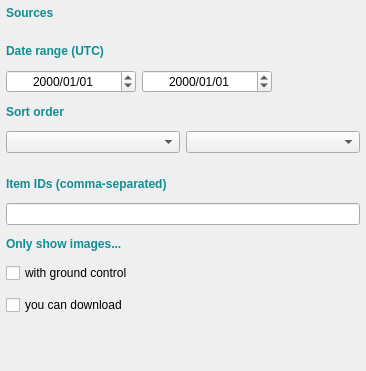
<?xml version="1.0" encoding="UTF-8"?>
<ui version="4.0">
 <class>frameFilter</class>
 <widget class="QFrame" name="frameFilter">
  <property name="geometry">
   <rect>
    <x>0</x>
    <y>0</y>
    <width>366</width>
    <height>371</height>
   </rect>
  </property>
  <property name="sizePolicy">
   <sizepolicy hsizetype="Preferred" vsizetype="Expanding">
    <horstretch>0</horstretch>
    <verstretch>0</verstretch>
   </sizepolicy>
  </property>
  <property name="windowTitle">
   <string>Frame</string>
  </property>
  <layout class="QVBoxLayout" name="verticalLayout">
   <property name="leftMargin">
    <number>0</number>
   </property>
   <property name="topMargin">
    <number>0</number>
   </property>
   <property name="rightMargin">
    <number>0</number>
   </property>
   <property name="bottomMargin">
    <number>0</number>
   </property>
   <item>
    <widget class="QgsScrollArea" name="scrollAreaFilter">
     <property name="frameShape">
      <enum>QFrame::NoFrame</enum>
     </property>
     <property name="widgetResizable">
      <bool>true</bool>
     </property>
     <widget class="QWidget" name="scrollAreaWidgetContents">
      <property name="geometry">
       <rect>
        <x>0</x>
        <y>0</y>
        <width>352</width>
        <height>373</height>
       </rect>
      </property>
      <layout class="QVBoxLayout" name="verticalLayout_2">
       <property name="spacing">
        <number>12</number>
       </property>
       <property name="leftMargin">
        <number>6</number>
       </property>
       <property name="topMargin">
        <number>6</number>
       </property>
       <property name="rightMargin">
        <number>6</number>
       </property>
       <property name="bottomMargin">
        <number>6</number>
       </property>
       <item>
        <widget class="QLabel" name="lblSources">
         <property name="font">
          <font>
           <weight>75</weight>
           <bold>true</bold>
          </font>
         </property>
         <property name="styleSheet">
          <string notr="true">color: rgb(17, 141, 148);</string>
         </property>
         <property name="text">
          <string>Sources</string>
         </property>
        </widget>
       </item>
       <item>
        <widget class="QFrame" name="frameSources">
         <property name="frameShape">
          <enum>QFrame::NoFrame</enum>
         </property>
         <property name="frameShadow">
          <enum>QFrame::Raised</enum>
         </property>
        </widget>
       </item>
       <item>
        <widget class="QLabel" name="lblDatetime">
         <property name="font">
          <font>
           <weight>75</weight>
           <bold>true</bold>
          </font>
         </property>
         <property name="styleSheet">
          <string notr="true">color: rgb(17, 141, 148);</string>
         </property>
         <property name="text">
          <string>Date range (UTC)</string>
         </property>
        </widget>
       </item>
       <item>
        <widget class="QFrame" name="frameDates">
         <property name="frameShape">
          <enum>QFrame::NoFrame</enum>
         </property>
         <property name="frameShadow">
          <enum>QFrame::Raised</enum>
         </property>
         <layout class="QHBoxLayout" name="horizontalLayout_2">
          <property name="spacing">
           <number>6</number>
          </property>
          <property name="leftMargin">
           <number>0</number>
          </property>
          <property name="topMargin">
           <number>0</number>
          </property>
          <property name="rightMargin">
           <number>0</number>
          </property>
          <property name="bottomMargin">
           <number>0</number>
          </property>
          <item>
           <widget class="QgsDateTimeEdit" name="startDateEdit">
            <property name="sizePolicy">
             <sizepolicy hsizetype="MinimumExpanding" vsizetype="Fixed">
              <horstretch>0</horstretch>
              <verstretch>0</verstretch>
             </sizepolicy>
            </property>
            <property name="minimumSize">
             <size>
              <width>130</width>
              <height>0</height>
             </size>
            </property>
            <property name="alignment">
             <set>Qt::AlignCenter</set>
            </property>
            <property name="dateTime">
             <datetime>
              <hour>6</hour>
              <minute>0</minute>
              <second>0</second>
              <year>2000</year>
              <month>1</month>
              <day>1</day>
             </datetime>
            </property>
            <property name="time">
             <time>
              <hour>6</hour>
              <minute>0</minute>
              <second>0</second>
             </time>
            </property>
            <property name="displayFormat">
             <string>yyyy/MM/dd</string>
            </property>
            <property name="timeSpec">
             <enum>Qt::UTC</enum>
            </property>
           </widget>
          </item>
          <item>
           <widget class="QgsDateTimeEdit" name="endDateEdit">
            <property name="sizePolicy">
             <sizepolicy hsizetype="MinimumExpanding" vsizetype="Fixed">
              <horstretch>0</horstretch>
              <verstretch>0</verstretch>
             </sizepolicy>
            </property>
            <property name="minimumSize">
             <size>
              <width>130</width>
              <height>0</height>
             </size>
            </property>
            <property name="alignment">
             <set>Qt::AlignCenter</set>
            </property>
            <property name="displayFormat">
             <string>yyyy/MM/dd</string>
            </property>
            <property name="timeSpec">
             <enum>Qt::UTC</enum>
            </property>
           </widget>
          </item>
          <item>
           <spacer name="horizontalSpacer">
            <property name="orientation">
             <enum>Qt::Horizontal</enum>
            </property>
            <property name="sizeType">
             <enum>QSizePolicy::Expanding</enum>
            </property>
            <property name="sizeHint" stdset="0">
             <size>
              <width>0</width>
              <height>0</height>
             </size>
            </property>
           </spacer>
          </item>
         </layout>
        </widget>
       </item>
       <item>
        <widget class="QLabel" name="lblSortOrder">
         <property name="font">
          <font>
           <weight>75</weight>
           <bold>true</bold>
          </font>
         </property>
         <property name="styleSheet">
          <string notr="true">color: rgb(17, 141, 148);</string>
         </property>
         <property name="text">
          <string>Sort order</string>
         </property>
        </widget>
       </item>
       <item>
        <widget class="QFrame" name="frameSortOrder">
         <property name="frameShape">
          <enum>QFrame::NoFrame</enum>
         </property>
         <property name="frameShadow">
          <enum>QFrame::Raised</enum>
         </property>
         <layout class="QHBoxLayout" name="horizontalLayout">
          <property name="spacing">
           <number>6</number>
          </property>
          <property name="leftMargin">
           <number>0</number>
          </property>
          <property name="topMargin">
           <number>0</number>
          </property>
          <property name="rightMargin">
           <number>0</number>
          </property>
          <property name="bottomMargin">
           <number>0</number>
          </property>
          <item>
           <widget class="QComboBox" name="cmbBoxDateType"/>
          </item>
          <item>
           <widget class="QComboBox" name="cmbBoxDateSort">
            <property name="sizePolicy">
             <sizepolicy hsizetype="Preferred" vsizetype="Fixed">
              <horstretch>0</horstretch>
              <verstretch>0</verstretch>
             </sizepolicy>
            </property>
           </widget>
          </item>
          <item>
           <spacer name="horizontalSpacer_2">
            <property name="orientation">
             <enum>Qt::Horizontal</enum>
            </property>
            <property name="sizeType">
             <enum>QSizePolicy::Minimum</enum>
            </property>
            <property name="sizeHint" stdset="0">
             <size>
              <width>0</width>
              <height>0</height>
             </size>
            </property>
           </spacer>
          </item>
         </layout>
        </widget>
       </item>
       <item>
        <widget class="QFrame" name="frameRangeSliders">
         <property name="frameShape">
          <enum>QFrame::NoFrame</enum>
         </property>
         <property name="frameShadow">
          <enum>QFrame::Raised</enum>
         </property>
         <layout class="QVBoxLayout" name="verticalLayout_3">
          <property name="leftMargin">
           <number>0</number>
          </property>
          <property name="topMargin">
           <number>0</number>
          </property>
          <property name="rightMargin">
           <number>0</number>
          </property>
          <property name="bottomMargin">
           <number>0</number>
          </property>
         </layout>
        </widget>
       </item>
       <item>
        <widget class="QLabel" name="lblString">
         <property name="sizePolicy">
          <sizepolicy hsizetype="Maximum" vsizetype="Preferred">
           <horstretch>0</horstretch>
           <verstretch>0</verstretch>
          </sizepolicy>
         </property>
         <property name="font">
          <font>
           <weight>75</weight>
           <bold>true</bold>
          </font>
         </property>
         <property name="styleSheet">
          <string notr="true">color: rgb(17, 141, 148);</string>
         </property>
         <property name="text">
          <string>Item IDs (comma-separated)</string>
         </property>
        </widget>
       </item>
       <item>
        <widget class="QLineEdit" name="leStringIDs">
         <property name="clearButtonEnabled">
          <bool>true</bool>
         </property>
        </widget>
       </item>
       <item>
        <widget class="QLabel" name="lblOnlyShow">
         <property name="font">
          <font>
           <weight>75</weight>
           <bold>true</bold>
          </font>
         </property>
         <property name="styleSheet">
          <string notr="true">color: rgb(17, 141, 148);</string>
         </property>
         <property name="text">
          <string>Only show images...</string>
         </property>
        </widget>
       </item>
       <item>
        <widget class="QCheckBox" name="chkBxGroundControl">
         <property name="text">
          <string>with ground control</string>
         </property>
        </widget>
       </item>
       <item>
        <widget class="QCheckBox" name="chkBxCanDownload">
         <property name="text">
          <string>you can download</string>
         </property>
        </widget>
       </item>
       <item>
        <spacer name="bottomSpacer">
         <property name="orientation">
          <enum>Qt::Vertical</enum>
         </property>
         <property name="sizeType">
          <enum>QSizePolicy::Expanding</enum>
         </property>
         <property name="sizeHint" stdset="0">
          <size>
           <width>20</width>
           <height>0</height>
          </size>
         </property>
        </spacer>
       </item>
      </layout>
     </widget>
    </widget>
   </item>
  </layout>
 </widget>
 <customwidgets>
  <customwidget>
   <class>QgsDateTimeEdit</class>
   <extends>QDateTimeEdit</extends>
   <header>qgsdatetimeedit.h</header>
  </customwidget>
  <customwidget>
   <class>QgsScrollArea</class>
   <extends>QScrollArea</extends>
   <header location="global">qgis.gui</header>
   <container>1</container>
  </customwidget>
 </customwidgets>
 <resources/>
 <connections/>
</ui>
